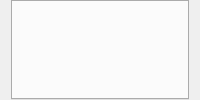
<?xml version="1.0" encoding="UTF-8"?>
<ui version="4.0">
 <class>AuthenticationPage</class>
 <widget class="QWidget" name="AuthenticationPage">
  <property name="windowTitle">
   <string notr="true">Authentication</string>
  </property>
  <layout class="QVBoxLayout" name="verticalLayout">
   <property name="topMargin">
    <number>0</number>
   </property>
   <property name="bottomMargin">
    <number>0</number>
   </property>
   <item>
    <widget class="QTabWidget" name="tabWidget"/>
   </item>
  </layout>
 </widget>
 <resources/>
 <connections/>
</ui>
